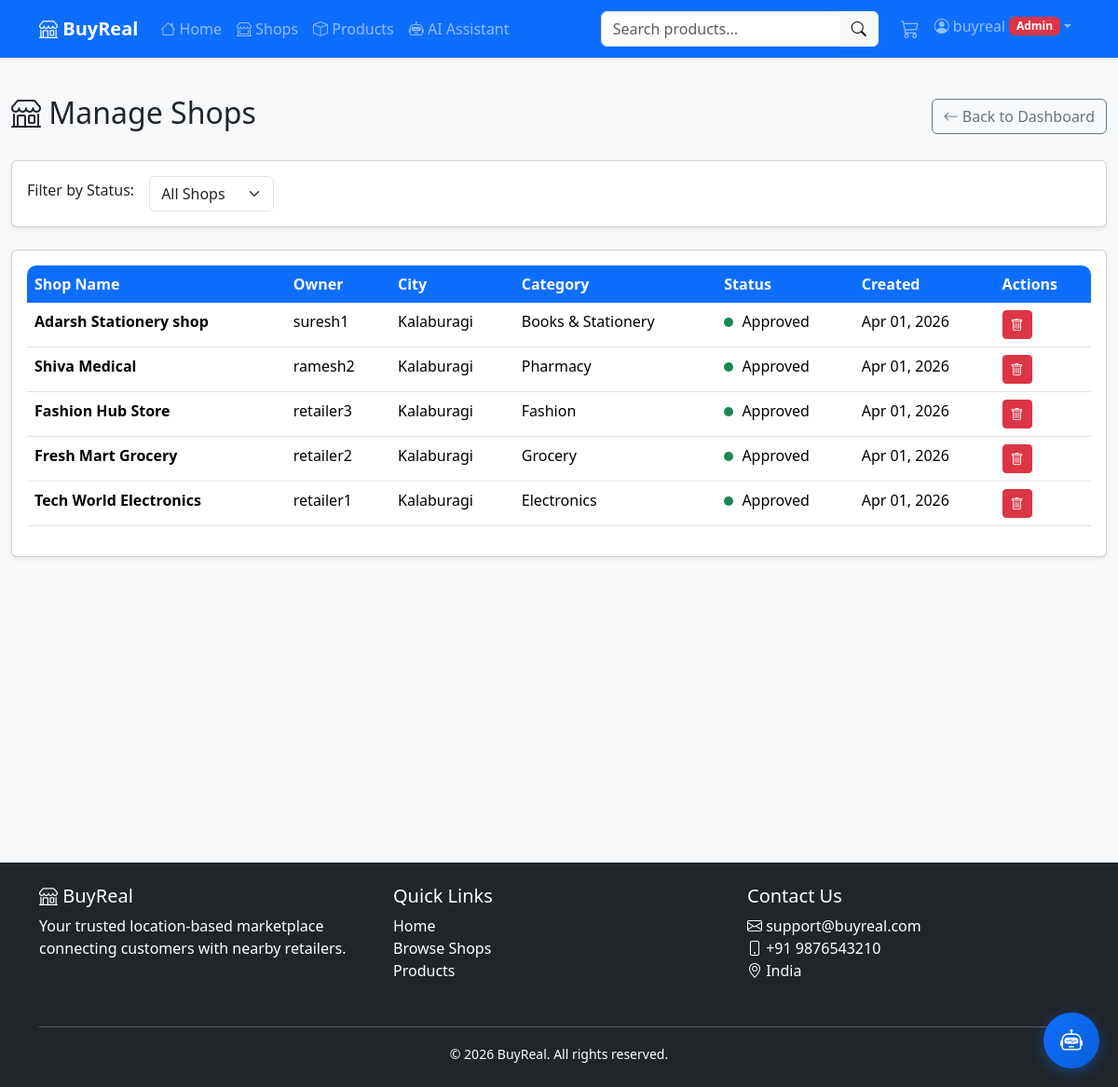
Page /users/admin/shops/ (signed in) on the committed database.
### users/models.py (models this page shows, shortened)
class CustomUser(AbstractUser):
    ROLE_CHOICES = (
        ('customer', 'Customer'),
        ('retailer', 'Retailer'),
    )
    role = models.CharField(max_length=10, choices=ROLE_CHOICES, default='customer')
    phone = models.CharField(validators=[phone_regex], max_length=17, blank=True, null=True)
    address = models.TextField(blank=True, null=True)
    city = models.CharField(max_length=100, blank=True, null=True)
    state = models.CharField(max_length=100, blank=True, null=True)
    pincode = models.CharField(max_length=10, blank=True, null=True)
    latitude = models.DecimalField(max_digits=9, decimal_places=6, blank=True, null=True)
    longitude = models.DecimalField(max_digits=9, decimal_places=6, blank=True, null=True)
    profile_picture = models.ImageField(upload_to='profile_pics/', blank=True, null=True)
    created_at = models.DateTimeField(auto_now_add=True)
    updated_at = models.DateTimeField(auto_now=True)
    class Meta:
        verbose_name = 'User'
        verbose_name_plural = 'Users'

### shops/models.py (models this page shows, shortened)
class Shop(models.Model):
    STATUS_CHOICES = (
        ('pending', 'Pending Approval'),
        ('approved', 'Approved'),
        ('rejected', 'Rejected'),
        ('suspended', 'Suspended'),
    )
    owner = models.OneToOneField(
        settings.AUTH_USER_MODEL,
        on_delete=models.CASCADE,
        related_name='shop'
    )
    name = models.CharField(max_length=200)
    description = models.TextField()
    category = models.ForeignKey(
        Category,
        on_delete=models.SET_NULL,
        null=True,
        blank=True,
        related_name='shops'
    )
    email = models.EmailField()
    phone = models.CharField(max_length=17)
    address = models.TextField()
    city = models.CharField(max_length=100)
    state = models.CharField(max_length=100)
    pincode = models.CharField(max_length=10)
    latitude = models.DecimalField(
        max_digits=9,
        decimal_places=6,
        blank=True,
        null=True,
        validators=[MinValueValidator(-90), MaxValueValidator(90)]
    )
    longitude = models.DecimalField(
        max_digits=9,
        decimal_places=6,
        blank=True,
        null=True,
        validators=[MinValueValidator(-180), MaxValueValidator(180)]
    )
    image = models.ImageField(upload_to='shop_images/', blank=True, null=True)
    gst_number = models.CharField(max_length=20, blank=True, null=True)
    status = models.CharField(max_length=15, choices=STATUS_CHOICES, default='pending')
    rejection_reason = models.TextField(blank=True, null=True)
    offers_delivery = models.BooleanField(default=True)
    delivery_radius = models.PositiveIntegerField(
        default=10,
        help_text="Delivery radius in kilometers"
    )
    minimum_order = models.DecimalField(
        max_digits=10,
        decimal_places=2,
        default=0,
        help_text="Minimum order amount for delivery"
    )
    rating = models.DecimalField(max_digits=3, decimal_places=2, default=0)
    total_reviews = models.PositiveIntegerField(default=0)
    created_at = models.DateTimeField(auto_now_add=True)
    updated_at = models.DateTimeField(auto_now=True)
    class Meta:
        ordering = ['-created_at']

class Category(models.Model):
    name = models.CharField(max_length=100, unique=True)
    description = models.TextField(blank=True, null=True)
    icon = models.CharField(
        max_length=50,
        blank=True,
        null=True,
        help_text="Bootstrap icon class, e.g., 'bi-laptop'"
    )
    is_active = models.BooleanField(default=True)
    created_at = models.DateTimeField(auto_now_add=True)
    class Meta:
        verbose_name_plural = 'Categories'
        ordering = ['name']

### users/views.py (the view)
# urls.py: path('admin/shops/', views.admin_shops, name='admin_shops'),
@login_required
@user_passes_test(is_admin)
def admin_shops(request):
    status_filter = request.GET.get('status', '')
    shops = Shop.objects.all()
    if status_filter:
        shops = shops.filter(status=status_filter)
    return render(request, 'users/admin_shops.html', {
        'shops': shops,
        'status_filter': status_filter
    })

### orders/context_processors.py (called while the page is built)
def cart_count(request):
    count = 0
    if request.user.is_authenticated:
        try:
            if hasattr(request.user, 'role') and request.user.role == 'customer':
                if hasattr(request.user, 'cart'):
                    count = request.user.cart.total_items
        except Exception:
            count = 0
    return {'cart_count': count}

### orders/models.py (called while the page is built)
    @property
    def total_items(self):
        return sum(item.quantity for item in self.items.all())

### users/views.py (called while the page is built)
def is_admin(user):
    return user.is_superuser

### templates/users/admin_shops.html (shortened to what this page needs)
{% extends 'base.html' %}
{% block content %}
<div class="container-fluid py-4">
    <div class="d-flex justify-content-between align-items-center mb-4">
        <h2><i class="bi bi-shop"></i> Manage Shops</h2>
        <a href="{% url 'users:admin_dashboard' %}" class="btn btn-outline-secondary">
            <i class="bi bi-arrow-left"></i> Back to Dashboard
        </a>
    </div>
    <div class="card shadow-sm mb-4">
        <div class="card-body">
            <form method="get" class="row g-3 align-items-center">
                <div class="col-auto">
                    <label class="form-label">Filter by Status:</label>
                </div>
                <div class="col-auto">
                    <select name="status" class="form-select" onchange="this.form.submit()">
                        <option value="">All Shops</option>
                    </select>
                </div>
            </form>
        </div>
    </div>
    <div class="card shadow-sm">
        <div class="card-body">
            <div class="table-responsive">
                <table class="table table-hover">
                    <thead>
                        <tr>
                            <th>Shop Name</th>
                            <th>Owner</th>
                            <th>City</th>
                            <th>Category</th>
                            <th>Status</th>
                            <th>Created</th>
                            <th>Actions</th>
                        </tr>
                    </thead>
                    <tbody>
                        {% for shop in shops %}
                            <tr>
                                <td>
                                    <strong>{{ shop.name }}</strong>
                                </td>
                                <td>{{ shop.owner.username }}</td>
                                <td>{{ shop.city }}</td>
                                <td>{{ shop.category.name|default:"-" }}</td>
                                <td>
                                    <span class="shop-status {{ shop.status }}"></span>
                                    {{ shop.get_status_display }}
                                </td>
                                <td>{{ shop.created_at|date:"M d, Y" }}</td>
                                <td>
                                    <a href="{% url 'users:admin_delete_shop' shop.id %}"
                                       class="btn btn-sm btn-danger delete-btn">
                                        <i class="bi bi-trash"></i>
                                    </a>
                                </td>
                            </tr>
                        {% empty %}
                            <tr>
                                <td colspan="7" class="text-center text-muted">No shops found</td>
                            </tr>
                        {% endfor %}
                    </tbody>
                </table>
            </div>
        </div>
    </div>
</div>
{% endblock %}

### templates/navbar.html (shortened to what this page needs)
{% load static %}
<nav class="navbar navbar-expand-lg navbar-dark bg-primary shadow-sm sticky-top">
    <div class="container">
        <a class="navbar-brand fw-bold" href="{% url 'home' %}">
            <i class="bi bi-shop"></i> BuyReal
        </a>
        <div class="collapse navbar-collapse" id="navbarNav">
            <ul class="navbar-nav me-auto mb-2 mb-lg-0">
                <li class="nav-item">
                    <a class="nav-link" href="{% url 'home' %}">
                        <i class="bi bi-house"></i> Home
                    </a>
                </li>
                <li class="nav-item">
                    <a class="nav-link" href="{% url 'shops:shop_list' %}">
                        <i class="bi bi-shop-window"></i> Shops
                    </a>
                </li>
                <li class="nav-item">
                    <a class="nav-link" href="{% url 'products:product_list' %}">
                        <i class="bi bi-box"></i> Products
                    </a>
                </li>
                {% if user.is_authenticated %}
                <li class="nav-item">
                    <a class="nav-link" href="{% url 'ai_services:chatbot_page' %}">
                        <i class="bi bi-robot"></i> AI Assistant
                    </a>
                </li>
                {% endif %}
            </ul>
            <form class="d-flex me-3 position-relative" action="{% url 'products:product_list' %}" method="GET" id="searchForm">
                <div class="input-group">
                    <input class="form-control" type="search" name="search" id="searchInput" placeholder="Search products..." aria-label="Search" value="{{ request.GET.search }}" autocomplete="off">
                    <button class="btn btn-light" type="submit">
                        <i class="bi bi-search"></i>
                    </button>
                </div>
            </form>
            <ul class="navbar-nav">
                {% if user.is_authenticated %}
                    {% if user.role == 'customer' %}
                        <li class="nav-item">
                            <a class="nav-link position-relative" href="{% url 'orders:cart' %}">
                                <i class="bi bi-cart3 fs-5"></i>
                            </a>
                        </li>
                    {% endif %}
                    <li class="nav-item dropdown">
                        <a class="nav-link dropdown-toggle d-flex align-items-center" href="#" id="userDropdown" role="button" data-bs-toggle="dropdown" aria-expanded="false">
                            <i class="bi bi-person-circle me-1"></i>
                            <span class="d-none d-md-inline">{{ user.first_name|default:user.username }}</span>
                            {% if user.role == 'retailer' %}
                                <span class="badge bg-warning text-dark ms-1 d-none d-md-inline">Retailer</span>
                            {% elif user.is_superuser %}
                                <span class="badge bg-danger ms-1 d-none d-md-inline">Admin</span>
                            {% endif %}
                        </a>
                    </li>
                {% endif %}
            </ul>
        </div>
    </div>
</nav>

### static/css/style.css (style rules this page uses)
:root { --primary-color: #0d6efd; --secondary-color: #6c757d; --success-color: #198754; --warning-color: #ffc107; --danger-color: #dc3545; --dark-color: #212529; --light-color: #f8f9fa; }
body { font-family: 'Segoe UI', Tahoma, Geneva, Verdana, sans-serif; background-color: #f8f9fa; }
.card { transition: transform 0.3s ease, box-shadow 0.3s ease; }
.table-responsive { border-radius: 10px; overflow: hidden; }
.table thead th { background-color: var(--primary-color); color: white; font-weight: 600; border: none; }
.shop-status { display: inline-block; width: 10px; height: 10px; border-radius: 50%; margin-right: 5px; }
.shop-status.approved { background-color: var(--success-color); }

### rows in the picture
CustomUser: first_name "buyreal"
Shop: name "Adarsh Stationery shop", owner.username "suresh1", city "Kalaburagi", category.name "Books & Stationery", status "Approved", created_at "Apr 01, 2026"
Shop: name "Shiva Medical", owner.username "ramesh2", city "Kalaburagi", category.name "Pharmacy", status "Approved", created_at "Apr 01, 2026"
Shop: name "Fashion Hub Store", owner.username "retailer3", city "Kalaburagi", category.name "Fashion", status "Approved", created_at "Apr 01, 2026"
Shop: name "Fresh Mart Grocery", owner.username "retailer2", city "Kalaburagi", category.name "Grocery", status "Approved", created_at "Apr 01, 2026"
Shop: name "Tech World Electronics", owner.username "retailer1", city "Kalaburagi", category.name "Electronics", status "Approved", created_at "Apr 01, 2026"
